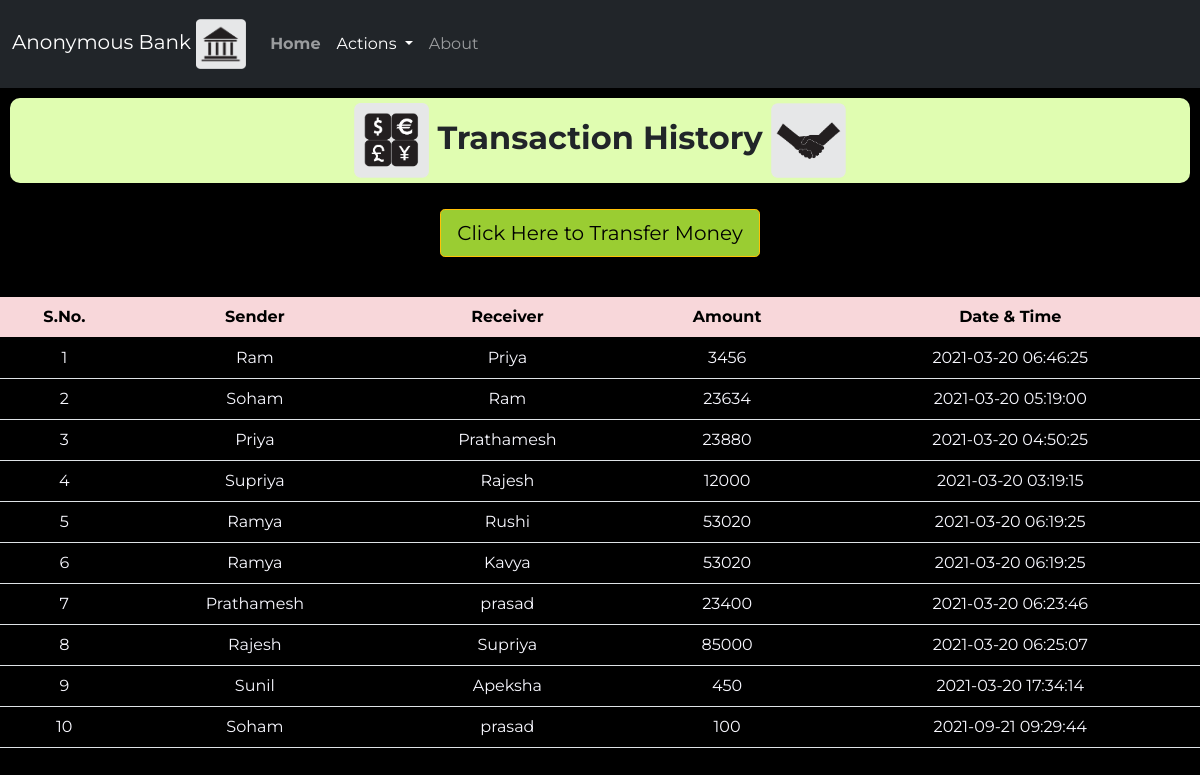
The page /history.php on the database its author committed.
### tables this page shows
CREATE TABLE `transaction` (
  `sno` int(3) NOT NULL,
  `sender` text NOT NULL,
  `receiver` text NOT NULL,
  `balance` int(8) NOT NULL,
  `datetime` datetime NOT NULL DEFAULT current_timestamp()
);

### history.php (the view, shortened to what this page needs)
<!doctype html>
<html lang="en">
<head>
    <link href="https://cdn.jsdelivr.net/npm/bootstrap@5.0.0-beta1/dist/css/bootstrap.min.css" rel="stylesheet"
>
    <link rel="stylesheet" href="css/style3.css">
</head>
<body style="background-color:black;">
    <nav class="navbar py-2 navbar-expand-lg navbar-dark bg-dark">
        <div class="container-fluid">
        <a class="navbar-brand" href="#">Anonymous Bank <img src="icons/b1.png" alt="Bank" width="50" height="50"></a>
            <div class="collapse navbar-collapse" id="navbarSupportedContent">
                <ul class="navbar-nav me-auto mb-8 mb-lg-0">
                    <li class="nav-item py-3">
                        <a class="nav-link" aria-current="page" href="index.php"><strong>Home</strong></a>
                    </li>
                    <li class="nav-item dropdown py-3">
                        <a class="nav-link dropdown-toggle active" href="#" id="navbarDropdown" role="button"
                            data-bs-toggle="dropdown" aria-expanded="false">
                            Actions
                        </a>
                    </li>
                    <li class="nav-item py-3">
                        <a class="nav-link" href="index.php">About</a>
                    </li>
                </ul>
            </div>
        </div>
    </nav>
<class class="welcome">
        <h2>
            <img src="icons/th1.png" alt="Bank" width="75" height="75" style="font-weight: bold;"> <strong>Transaction History</strong> <img
                src="icons/th2.png" alt="Bank" width="75" height="75">
        </h2>
    </class>
<div class="d-grip gap-2 col-6 mx-auto text-center p-3 mb-2">
    <a href="money.php"><button style="background-color:yellowgreen" type="button" class="btn btn-warning btn-lg mb-3">Click Here to Transfer Money</button></a>
</div>
       <div class="table-responsive-sm">
    <table class="table table-hover table-striped">
        <thead style="color : black;" class="table-danger">
            <tr>
                <th class="text-center">S.No.</th>
                <th class="text-center">Sender</th>
                <th class="text-center">Receiver</th>
                <th class="text-center">Amount</th>
                <th class="text-center">Date & Time</th>
            </tr>
        </thead>
        <tbody>
        <?php
include 'connect.php';
$sql ="SELECT * FROM transaction";
$query =mysqli_query($conn, $sql);
while($rows = mysqli_fetch_assoc($query))
{
?>
<tr style="color : ghostwhite;">
            <td class="text-center py-2"><?php echo $rows['sno']; ?></td>
            <td class="text-center py-2"><?php echo $rows['sender']; ?></td>
            <td class="text-center py-2"><?php echo $rows['receiver']; ?></td>
            <td class="text-center py-2"><?php echo $rows['balance']; ?> </td>
            <td class="text-center py-2"><?php echo $rows['datetime']; ?> </td>
        <?php
}
        ?>
        </tbody>
    </table>
    </div>
</body>
</html>

### css/style3.css (style rules this page uses)
* { font-family: 'Montserrat', sans-serif; }
.welcome h2 { margin: 10px; padding: 5px; text-align: center; background-color:rgba(226, 255, 179, 0.993) ; border-radius: 10px; }

### rows shown on the page
transaction: sno "1", sender "Ram", receiver "Priya", balance "3456", datetime "2021-03-20 06:46:25"
transaction: sno "2", sender "Soham", receiver "Ram", balance "23634", datetime "2021-03-20 05:19:00"
transaction: sno "3", sender "Priya", receiver "Prathamesh", balance "23880", datetime "2021-03-20 04:50:25"
transaction: sno "4", sender "Supriya", receiver "Rajesh", balance "12000", datetime "2021-03-20 03:19:15"
transaction: sno "5", sender "Ramya", receiver "Rushi", balance "53020", datetime "2021-03-20 06:19:25"
transaction: sno "6", sender "Ramya", receiver "Kavya", balance "53020", datetime "2021-03-20 06:19:25"
transaction: sno "7", sender "Prathamesh", receiver "prasad", balance "23400", datetime "2021-03-20 06:23:46"
transaction: sno "8", sender "Rajesh", receiver "Supriya", balance "85000", datetime "2021-03-20 06:25:07"
transaction: sno "9", sender "Sunil", receiver "Apeksha", balance "450", datetime "2021-03-20 17:34:14"
transaction: sno "10", sender "Soham", receiver "prasad", balance "100", datetime "2021-09-21 09:29:44"
